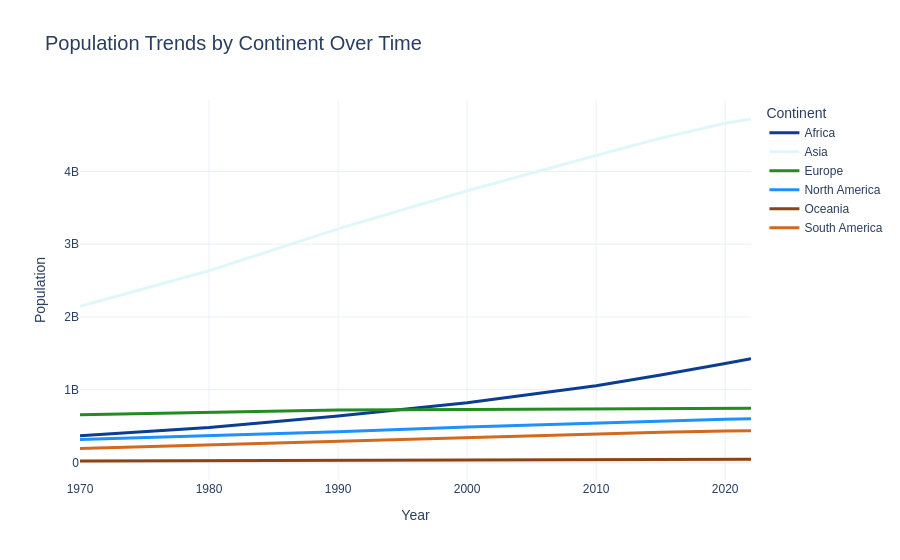

Source (notebook cell):
### Code cell
fig = px.line(population_by_continent, x='Year', y='Population', color='Continent',
 title='Population Trends by Continent Over Time',
 labels={'Population': 'Population', 'Year': 'Year'},
 color_discrete_sequence=custom_palette)
 fig.update_layout(
 template='plotly_white',
 xaxis_title='Year',
 yaxis_title='Population',
 font_family='Arial',
 title_font_size=20,
 )
 fig.update_traces(line=dict(width=3))
 fig.show()

### Figure 1 — Plotly figure (JSON) as saved in the notebook; plotly's stock layout.template omitted (floating-point values rounded to 4 significant figures)
{"data": [{"hovertemplate": "Continent=Africa<br>Year=%{x}<br>Population=%{y}<extra></extra>", "legendgroup": "Africa", "line": {"color": "#0b3d91", "dash": "solid", "width": 3}, "marker": {"symbol": "circle"}, "mode": "lines", "name": "Africa", "orientation": "v", "showlegend": true, "type": "scatter", "x": [1970, 1980, 1990, 2000, 2010, 2015, 2020, 2022], "xaxis": "x", "y": [365444348, 481536377, 638150629, 818946032, 1055228072, 1201102442, 1360671810, 1426730932], "yaxis": "y"}, {"hovertemplate": "Continent=Asia<br>Year=%{x}<br>Population=%{y}<extra></extra>", "legendgroup": "Asia", "line": {"color": "#e0f7fa", "dash": "solid", "width": 3}, "marker": {"symbol": "circle"}, "mode": "lines", "name": "Asia", "orientation": "v", "showlegend": true, "type": "scatter", "x": [1970, 1980, 1990, 2000, 2010, 2015, 2020, 2022], "xaxis": "x", "y": [2144906290, 2635334228, 3210563577, 3735089604, 4220041327, 4458250182, 4663086535, 4721383274], "yaxis": "y"}, {"hovertemplate": "Continent=Europe<br>Year=%{x}<br>Population=%{y}<extra></extra>", "legendgroup": "Europe", "line": {"color": "#228b22", "dash": "solid", "width": 3}, "marker": {"symbol": "circle"}, "mode": "lines", "name": "Europe", "orientation": "v", "showlegend": true, "type": "scatter", "x": [1970, 1980, 1990, 2000, 2010, 2015, 2020, 2022], "xaxis": "x", "y": [655923991, 692527159, 720320797, 726093423, 735613934, 741535608, 745792196, 743147538], "yaxis": "y"}, {"hovertemplate": "Continent=North America<br>Year=%{x}<br>Population=%{y}<extra></extra>", "legendgroup": "North America", "line": {"color": "#1e90ff", "dash": "solid", "width": 3}, "marker": {"symbol": "circle"}, "mode": "lines", "name": "North America", "orientation": "v", "showlegend": true, "type": "scatter", "x": [1970, 1980, 1990, 2000, 2010, 2015, 2020, 2022], "xaxis": "x", "y": [315434606, 368293361, 421266425, 486069584, 542720651, 570383850, 594236593, 600296136], "yaxis": "y"}, {"hovertemplate": "Continent=Oceania<br>Year=%{x}<br>Population=%{y}<extra></extra>", "legendgroup": "Oceania", "line": {"color": "#8B4513", "dash": "solid", "width": 3}, "marker": {"symbol": "circle"}, "mode": "lines", "name": "Oceania", "orientation": "v", "showlegend": true, "type": "scatter", "x": [1970, 1980, 1990, 2000, 2010, 2015, 2020, 2022], "xaxis": "x", "y": [19480270, 22920240, 26743822, 31222778, 37102764, 40403283, 43933426, 45038554], "yaxis": "y"}, {"hovertemplate": "Continent=South America<br>Year=%{x}<br>Population=%{y}<extra></extra>", "legendgroup": "South America", "line": {"color": "#D2691E", "dash": "solid", "width": 3}, "marker": {"symbol": "circle"}, "mode": "lines", "name": "South America", "orientation": "v", "showlegend": true, "type": "scatter", "x": [1970, 1980, 1990, 2000, 2010, 2015, 2020, 2022], "xaxis": "x", "y": [192947156, 241789006, 297146415, 349634282, 393078250, 413134396, 431530043, 436816608], "yaxis": "y"}], "layout": {"font": {"family": "Arial"}, "legend": {"title": {"text": "Continent"}, "tracegroupgap": 0}, "title": {"font": {"size": 20}, "text": "Population Trends by Continent Over Time"}, "xaxis": {"anchor": "y", "autorange": true, "domain": [0, 1], "range": [1970, 2022], "title": {"text": "Year"}, "type": "linear"}, "yaxis": {"anchor": "x", "autorange": true, "domain": [0, 1], "range": [-241700000.0, 4983000000.0], "title": {"text": "Population"}, "type": "linear"}}}
